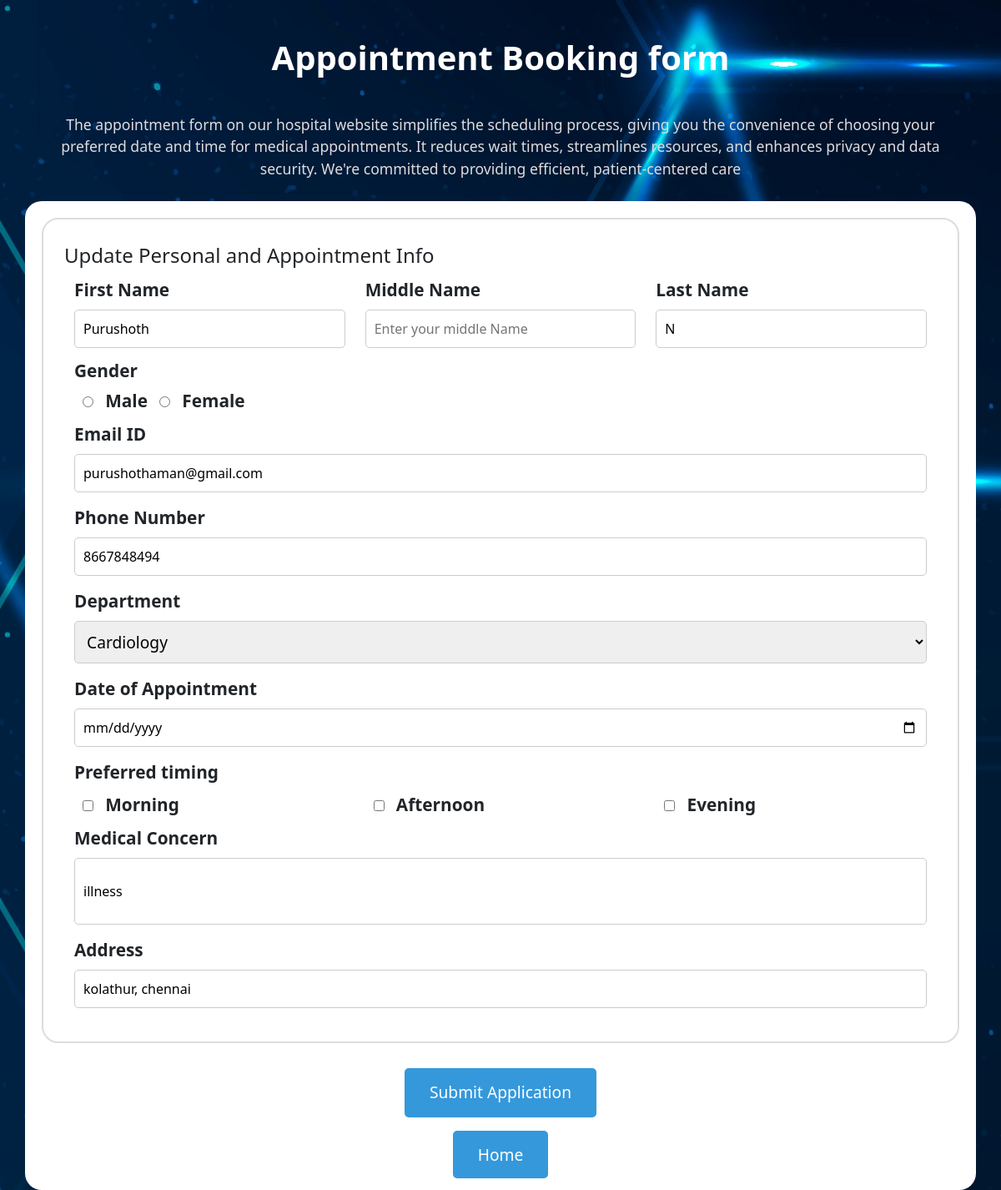
/appointment/editUser/1/, run on an earlier commit of the app's database.
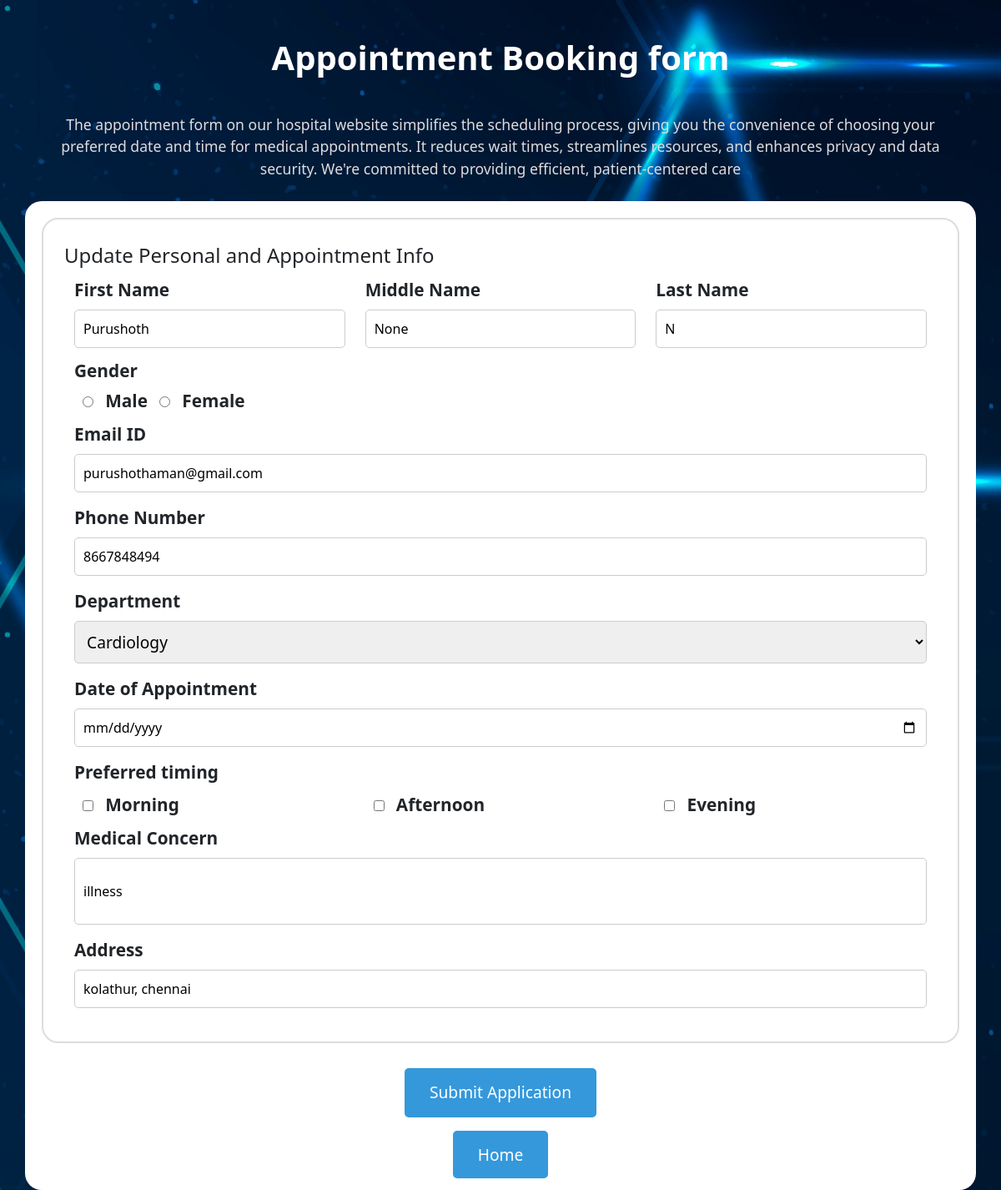
And on a later commit of the database.
### Home/models.py (models this page shows, shortened)
class userDetail(models.Model):
    firstName = models.CharField(max_length=200)
    middleName = models.CharField(max_length=200, blank=True, null=True)
    lastName = models.CharField(max_length=200)
    gender = models.CharField(max_length=6)
    email = models.EmailField(max_length=200)
    phoneNumber = models.IntegerField()
    department = models.CharField(max_length=50)
    preferredDate = models.DateField()
    preferredTime = models.CharField(max_length=50)
    medicalConcern = models.TextField()
    address = models.TextField(max_length=300)
    status = models.CharField(
        max_length=50,
        choices=[
            ("confirmed", "Confirmed"),
            ("waiting", "Waiting"),
            ("completed", "Completed"),
        ],
        default="waiting",
    )

### appointment/views.py (the view)
# urls.py: path("editUser/<int:id>/", views.editUser, name="edit_booking"),
def editUser(request, id):
    userData = get_object_or_404(userDetail, id=id)
    return render(request, "edit_form.html", {"userData": userData})

### appointment/templates/edit_form.html (shortened to what the changed rows need)
<!DOCTYPE html>
<html lang="en">
  <head>
    {% load static %}
    <link rel="stylesheet" href="{% static 'css/bootstrap.min.css' %}" />
    <link
      rel="stylesheet"
      href="{% static 'css/edit_form.css' %}"
      type="text/css"
    />
  </head>
  <body>
    <div class="form-bg-container">
      <div class="container">
        <div class="row">
          <div>
            <h1 class="form-heading">Appointment Booking form</h1>
          </div>
          <div class="form-container">
            <form id="myForm" action="/appointment/userDetailUpdate/{{ userData.id }}/" method="post">
              <fieldset>
                <div class="container">
                  <div class="row">
                    <div class="col-12 col-lg-4">
                      <label class="form-label" for="firstName"
                        >First Name</label
                      >
                      <input
                        type="text"
                        name="firstName"
                        id="firstName"
                        placeholder="Enter your First Name"
                        autocomplete="on"
                        required value="{{ userData.firstName }}"
                      />
                    </div>
                    <div class="col-12 col-lg-4">
                      <label class="form-label" for="middleName"
                        >Middle Name</label
                      >
                      <input
                        type="text"
                        name="middleName"
                        id="middleName"
                        placeholder="Enter your middle Name"
                        autocomplete="on" value="{{ userData.middleName }}"
                      />
                    </div>
                    <div class="col-12 col-lg-4">
                      <label class="form-label" for="lastName">Last Name</label>
                      <input
                        type="text"
                        name="lastName"
                        id="lastName"
                        placeholder="Enter your last Name"
                        autocomplete="on"
                        required value="{{ userData.lastName }}"
                      />
                    </div>
                    <div class="col-12">
                      <h1 class="gender-field-heading">Gender</h1>
                      <input
                        type="radio"
                        name="gender"
                        id="maleGender"
                        value="male" {% if userData.gender == 'male' %}checked{% endif %}
                      />
                      <label class="form-label" for="maleGender">Male</label>
                      <input
                        type="radio"
                        name="gender"
                        id="femaleGender"
                        value="female" {% if userData.gender == 'female' %}checked{% endif %}
                      />
                      <label class="form-label" for="femaleGender"
                        >Female</label
                      >
                    </div>
                    <div class="col-12">
                      <label class="form-label" for="email">Email ID</label>
                      <input
                        type="email"
                        name="email"
                        id="email"
                        autocomplete="on"
                        required
                        placeholder="Enter your Email ID" value="{{ userData.email }}"
                      />
                    </div>
                    <div class="col-12">
                      <label class="form-label" for="phoneNumber"
                        >Phone Number</label
                      >
                      <input
                        type="tel"
                        name="phoneNumber"
                        id="phoneNumber"
                        placeholder="Enter your phoneNumber" value="{{ userData.phoneNumber }}"
                      />
                    </div>
                    <div class="container">
                      <div class="row">
                        <div class="col-12 col-md-4">
                          <input
                            type="checkbox"
                            name="preferredTime"
                            id="morning"
                            value="Morning" {% if 'Morning' in userData.preferredTime %}checked{% endif %}
                          />
                          <label class="form-label" for="morning"
                            >Morning</label
                          >
                        </div>
                        <div class="col-12 col-md-4">
                          <input
                            type="checkbox"
                            name="preferredTime"
                            id="Afternoon"
                            value="Afternoon" {% if 'Afternoon' in userData.preferredTime %}checked{% endif %}
                          />
                          <label class="form-label" for="Afternoon"
                            >Afternoon</label
                          >
                        </div>
                        <div class="col-12 col-md-4">
                          <input
                            type="checkbox"
                            name="preferredTime"
                            id="evening"
                            value="Evening" {% if 'Evening' in userData.preferredTime %}checked{% endif %}
                          />
                          <label class="form-label" for="evening"
                            >Evening</label
                          >
                        </div>
                      </div>
                    </div>
                    <div class="col-12">
                      <label class="form-label" for="medicalConcern"
                        >Medical Concern</label
                      >
                      <input
                        type="text"
                        name="medicalConcern"
                        id="medicalConcern" value="{{ userData.medicalConcern }}"
                      />
                    </div>
                    <div class="col-12">
                      <label class="form-label" for="address">Address</label>
                      <input type="text" name="address" id="address" value="{{ userData.address }}" />
                    </div>
                  </div>
                </div>
              </fieldset>
            </form>
          </div>
        </div>
      </div>
    </div>
  </body>
</html>

What changed in the data, as far as the page shows it:
changed userDetail "Purushoth": middleName (not shown) → "None"
